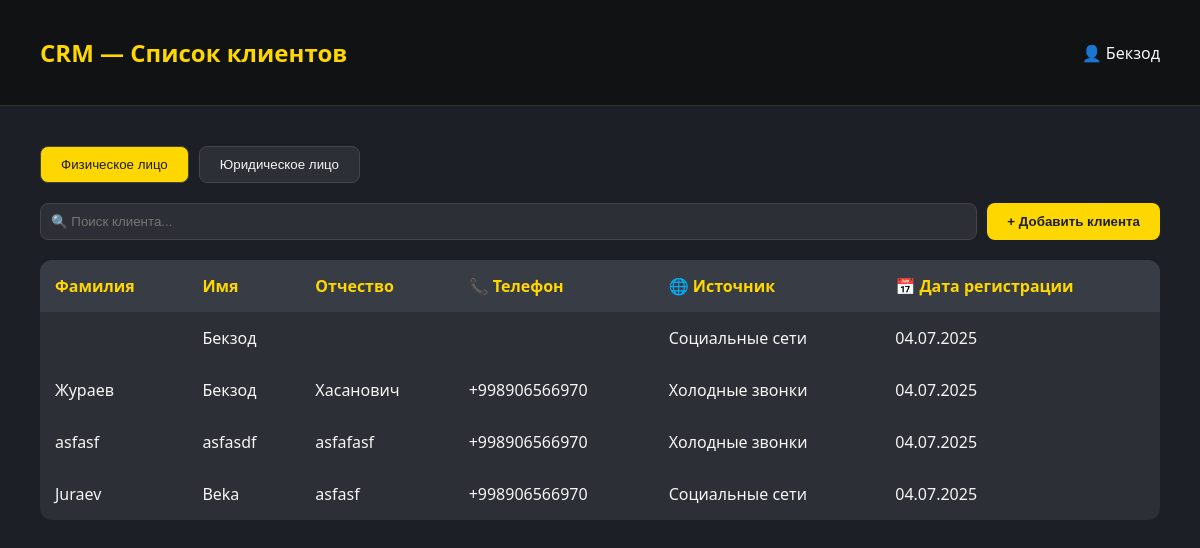
/clients/ (signed in), run on an earlier commit of the app's database.
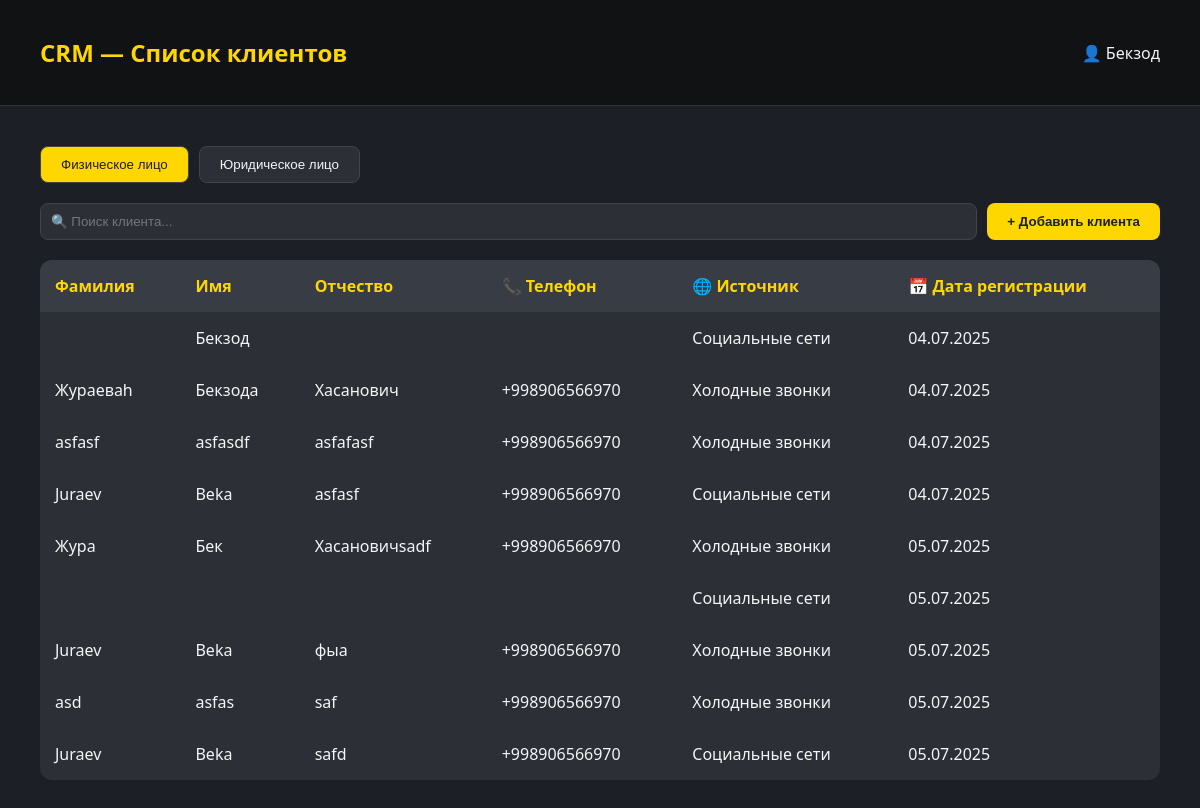
And on a later commit of the database.
### backend/models.py (models this page shows)
class Profile(models.Model):
    POSITION_CHOICES = [
        ("manager", "Менеджер"),
        ("admin", "Администратор"),
        ("accountant", "Бухгалтер"),
        ("supplier", "Снабженец"),
        ("chief", "Главный ЦЕХа"),
        ("chief_staff", "Сотрудник ЦЕХа"),
        ("delivery_cheif", "Главный доставщик"),
        ("delivery", "Доставщик"),
        ("installer_cheif", "Главный установщик"),
        ("installer", "Установщик"),
        ("technologist_cheif", "Главный Технолог"),
        ("technologist", "Технолог"),
        ("designer_cheif", "Главный дизайнер"),
        ("designer", "Дизайнер"),
        ("qa_cheif", "Главный сотрудник контроля качества"),
        ("qa_staff", "Сотрудник контроля качества"),
        ("sales_marketing", "Соц. маркетолог"),
        ("sales_call", "Сотрудник колл-центра"),
    ]
    username = models.OneToOneField(User, on_delete=models.CASCADE, related_name='profile')
    name = models.CharField(max_length=200, null=True, blank=True, default=None)
    lastname = models.CharField(max_length=200, null=True, blank=True, default=None)
    middle_name = models.CharField(max_length=200, null=True, blank=True, default=None)
    date_birth = models.DateField(null=True, blank=True, default=None)
    phone = PhoneNumberField(blank=True)
    adress = models.CharField(max_length=200,blank=True)
    last_job=models.CharField(max_length=200,blank=True)
    work_exp=models.CharField(max_length=200,blank=True)
    position = models.CharField(max_length=20, choices=POSITION_CHOICES)
    hobby=models.CharField(max_length=60,blank=True)
    photo = models.ImageField(blank=True, upload_to='pictures/',null=True)
    approve=models.BooleanField(default=False)
    archive=models.BooleanField(default=True)

class Clients(models.Model):
    Social_CHOICES = [
        ("social", "Социальные сети"),
        ("cold_calls", "Холодные звонки"),
        ("word_of_mouth", "Сарафанное радио"),
    ]
    CLIENT_TYPE_CHOICES = [
        ('INDIVIDUAL', 'Физическое лицо'),
        ('LEGAL_ENTITY', 'Юридическое лицо'),
    ]
    social = models.CharField(max_length=20, choices=Social_CHOICES)
    client_type = models.CharField(
        max_length=20,
        choices=CLIENT_TYPE_CHOICES,
    )
    phone = PhoneNumberField()
    created_at = models.DateField(auto_now_add=True,null=True)
    name = models.CharField(max_length=200, null=True, blank=True, default=None)
    lastname = models.CharField(max_length=200, null=True, blank=True, default=None)
    middle_name = models.CharField(max_length=200, null=True, blank=True, default=None)
    adress = models.CharField(max_length=200, null=True, blank=True, default=None)
    company_name=models.CharField(max_length=200, null=True, blank=True, default=None)
    inn = models.CharField(max_length=12,null=True, blank=True, default=None)
    account=models.IntegerField(blank=True,null=True,default=None)
    mfo = models.IntegerField(blank=True, null=True, default=None)
    active=models.BooleanField(default=False)

### backend/views.py (the view)
# urls.py: path('clients/',views.ClietView.as_view(),name='clients'),
class ClietView(LoginRequiredMixin,TemplateView):
   template_name = 'client_list.html'
   login_url = reverse_lazy('login')
   def get_context_data(self, *, object_list=None, **kwargs):
      context = super().get_context_data(**kwargs)
      context['client_fiz']=Clients.objects.filter(client_type='INDIVIDUAL')
      context['client_leg'] = Clients.objects.filter(client_type='LEGAL_ENTITY')
      return context

### backend/templates/client_list.html (shortened to what this page needs)
<!DOCTYPE html>
<html lang="ru">
<head>
</head>
<body>
  <header>
    <h1>CRM — Список клиентов</h1>
    <div>👤 {{request.user.profile.name}}</div>
  </header>
  <div class="container">
     <div class="toggle-buttons">
      <button id="btn-individual" class="active">Физическое лицо</button>
      <button id="btn-legal">Юридическое лицо</button>
    </div>
    <div class="top-bar">
      <input type="text" placeholder="🔍 Поиск клиента...">
      <button onclick="window.location.href='{% url 'client_add' %}'">+ Добавить клиента</button>
    </div>
     <div id="individual-fields">
    <table>
      <thead>
        <tr>
          <th>Фамилия</th>
          <th>Имя</th>
          <th>Отчество</th>
          <th>📞 Телефон</th>
          <th>🌐 Источник</th>
          <th>📅 Дата регистрации</th>
        </tr>
      </thead>
      {% for item in client_fiz %}
      <tbody>
        <tr>
          <td>{{item.lastname}}</td>
          <td>{{item.name}}</td>
          <td>{{item.middle_name}}</td>
          <td>{{item.phone}}</td>
          <td>{{item.get_social_display}}</td>
          <td>{{item.created_at|date:"d.m.Y"}}</td>
        </tr>
      </tbody>
      {% endfor %}
       </table>
      </div>
  </div>
</body>
</html>

### backend/templates/client_list.html (style rules this page uses)
body { margin: 0; font-family: 'Segoe UI', Tahoma, Geneva, Verdana, sans-serif; background-color: #1c1f26; color: #f5f5f5; }
header { background: #101214; padding: 20px 40px; display: flex; justify-content: space-between; align-items: center; border-bottom: 1px solid #333; }
header h1 { color: #ffd700; font-weight: 600; font-size: 24px; }
.container { padding: 40px; }
.toggle-buttons { display: flex; margin-bottom: 20px; }
.toggle-buttons button { background-color: #2c2f36; color: #f5f5f5; border: 1px solid #444; padding: 10px 20px; margin-right: 10px; border-radius: 8px; cursor: pointer; transition: background-color 0.3s; }
.toggle-buttons button:hover, .toggle-buttons button.active { background-color: #ffd700; color: #1c1f26; }
.top-bar { display: flex; justify-content: space-between; margin-bottom: 20px; }
.top-bar input[type="text"] { flex: 1; padding: 10px; border-radius: 8px; border: 1px solid #444; background-color: #2c2f36; color: #f5f5f5; margin-right: 10px; }
.top-bar button { background-color: #ffd700; border: none; padding: 10px 20px; border-radius: 8px; color: #1c1f26; cursor: pointer; font-weight: 600; }
table { width: 100%; border-collapse: collapse; background-color: #2c2f36; border-radius: 12px; overflow: hidden; }
th, td { padding: 15px; text-align: left; }
th { background-color: #383c44; color: #ffd700; }

What changed in the data, as far as the page shows it:
changed Clients "Хасанович": lastname "Жураев" → "Жураеваh"; name "Бекзод" → "Бекзода"
added Clients: lastname "Жура", name "Бек", middle_name "Хасановичsadf", phone "+998906566970", social "Холодные звонки", created_at "05.07.2025"
added Clients: social "Социальные сети", created_at "05.07.2025"
added Clients: lastname "Juraev", name "Beka", middle_name "фыа", phone "+998906566970", social "Холодные звонки", created_at "05.07.2025"
added Clients: lastname "asd", name "asfas", middle_name "saf", phone "+998906566970", social "Холодные звонки", created_at "05.07.2025"
added Clients: lastname "Juraev", name "Beka", middle_name "safd", phone "+998906566970", social "Социальные сети", created_at "05.07.2025"
